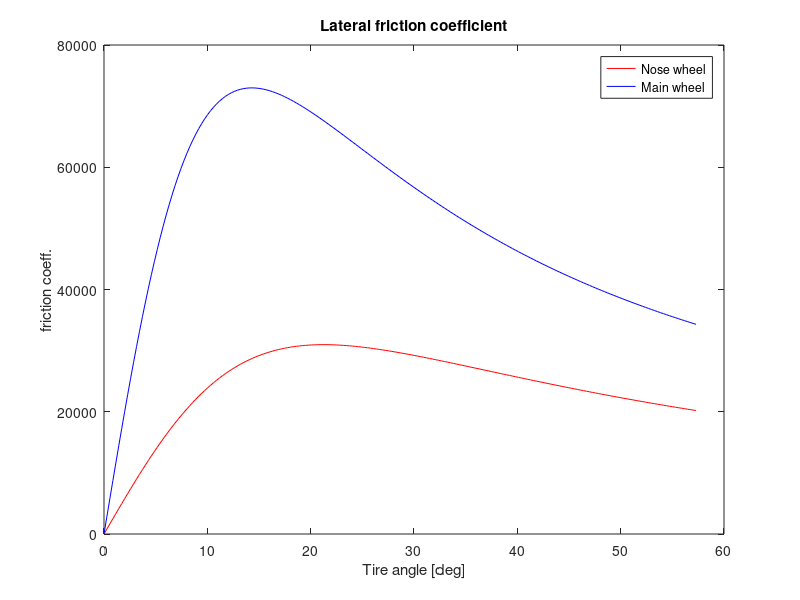

The MATLAB source for this figure:
wFyN = zeros(201,1);
wFyR = zeros(201,1);
walpha = 0:0.005:1;
walpha = walpha.*57.2957795;

% Nose wheel
Fz_N = 42200;
Fmax_N = -3.53*10^(-6)*Fz_N*Fz_N + 8.83*0.1*Fz_N;
Aopt_N = 3.52*10^(-9)*Fz_N*Fz_N + 2.8*10^(-5)*Fz_N + 13.8;

% Main wheel
Fz_R = 201610;
Fmax_R = -7.39*10^(-7)*Fz_R*Fz_R + 5.11*0.1*Fz_R;
Aopt_R = 1.34*10^(-10)*Fz_R*Fz_R + 1.06*10^(-5)*Fz_R + 6.72;

for i = 1:201
    wFyN(i) = (2*Fmax_N*Aopt_N*walpha(i))/(Aopt_N^2+walpha(i)^2);
    wFyR(i) = (2*Fmax_R*Aopt_R*walpha(i))/(Aopt_R^2+walpha(i)^2);
end

%mu_PSI = Fy/Fz
wFyN = wFyN;% ./ Fz_N; %absolute force / lateral coeff.
wFyR = wFyR;% ./ Fz_R;

figure();
plot(walpha,wFyN,'r-',walpha,wFyR,'b-');
legend('Nose wheel','Main wheel');
xlabel('Tire angle [deg]') % x-axis label
ylabel('friction coeff.') % y-axis label
title('Lateral friction coefficient');

